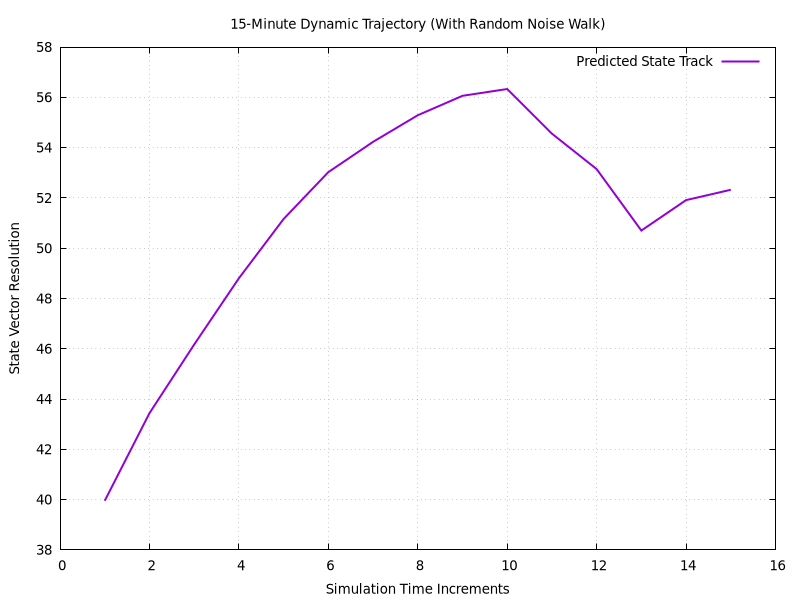

The script that saved this image:
set datafile separator ','
set term pngcairo size 800,600 font 'Arial,10'
set output 'independent/live_prediction0004.csv.png'
set title '15-Minute Dynamic Trajectory (With Random Noise Walk)'
set xlabel 'Simulation Time Increments'
set ylabel 'State Vector Resolution'
set grid
plot 'independent/live_prediction0004.csv' using 1:2 with lines lw 2 title 'Predicted State Track'
